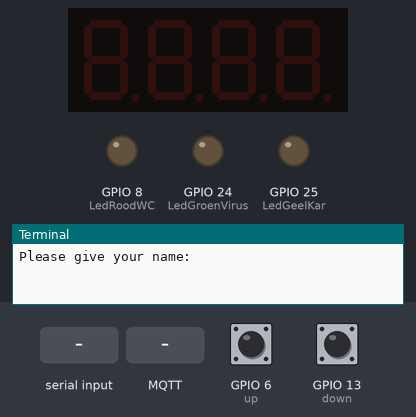
Bench run of a program on a simulated Raspberry Pi (BCM pin numbers). Shown: 4-digit seven-segment display, output pins drawn as LEDs (lit = HIGH), the last lines printed to the terminal. Inputs (shaded band) come from the test bench; at power-on: GPIO 6 (up) LOW, GPIO 13 (down) LOW. No MQTT or app messages arrive unless stated; the segment pins are drawn as the display they are named for; pins used as bus, display or sensor lines are not drawn. At 4.9 s the program stops and its outputs stay as they are.

Above: at 1.2 s.
1.3 s: "empty" typed at the terminal, then Enter
2.8 s: MQTT message "1" arrives on the first subscribed topic
At 4.6 s:
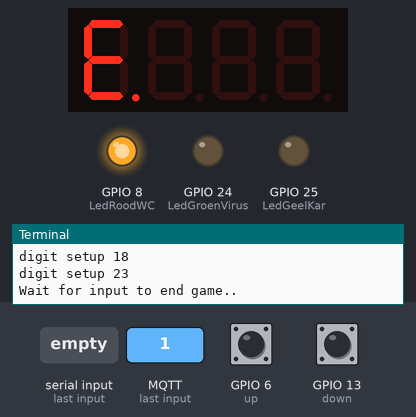
4.9 s: "1" typed at the terminal, then Enter
At 5.3 s:
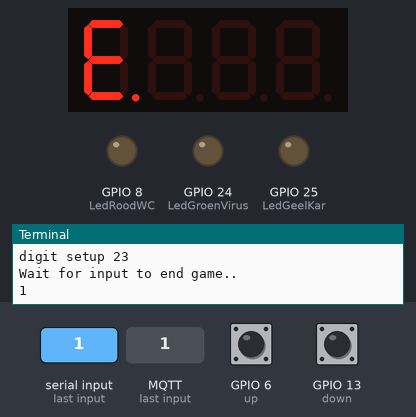
Timing chart, 0 to 6.4 s (numbered marks = the images above; inputs shaded):
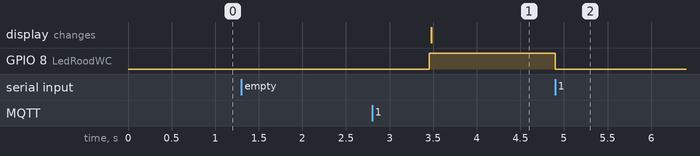

The program:

Hardware.py
```python
#!/usr/bin/python3
import RPi.GPIO as GPIO
import paho.mqtt.client as mqtt
import time

#Give a name, this is your client-name
clientName = input("Please give your name: \n")
clientName = clientName.replace(" ","")
print("Welcome, "+clientName+", enjoy the game.")

#Initialize pins
up=6
down=13
LedRoodWC=8
LedGeelKar=25
LedGroenVirus=24
clientID = ""
GPIO.setmode(GPIO.BCM)
segments =  (17,27,22,9,11,0,5,10)
digits = (14,15,18,23)
VAR = "empty"

def on_publish(client, userdata, mid):
    #print("mid: "+str(mid))
    pass

def on_subscribe(client, userdata, mid, granted_qos):
    print("Subscribed: "+str(mid)+" "+str(granted_qos))

def on_message(client, userdata, msg):
    global VAR
    print(str(msg.payload))
    VAR = str(msg.payload)

client = mqtt.Client()
client.on_subscribe = on_subscribe
client.on_message = on_message
client.on_publish = on_publish
client.connect("ldlcreations.ddns.net", 1883, 60)

subscriptionName = "rpiproject/"+str(clientName)
#subscribe on own topic
client.subscribe(subscriptionName)
client.loop_start()

while VAR == "empty":
    #Every second you dont get a message from gamecontroller, you publish your name again to request an ID
    client.publish("rpiproject/initialize", clientName, qos=0)
    print("Waiting for id ...")
    time.sleep(1)


#clientID equals the payload of the message received
clientID = VAR.strip("b'").replace(" ","")
print("Your ID is: "+clientID)

#Define isr for publishing "up" or "down"
def publishUp(channel):
    client.publish("rpiproject/up",str(clientID), qos=0)
    print("Up")

def publishDown(channel):
    client.publish("rpiproject/down",str(clientID), qos=0)
    print("Down")

#Setup pins
for segment in segments:
    GPIO.setup(segment, GPIO.OUT)
    GPIO.output(segment, 0)
    print("segment setup "+ str(segment))

for digit in digits:
    GPIO.setup(digit, GPIO.OUT)
    GPIO.output(digit, 1)
    print("digit setup "+ str(digit))

num = {' ':(0,0,0,0,0,0,0),
    '0':(1,1,1,1,1,1,0),
    '1':(0,1,1,0,0,0,0),
    '2':(1,1,0,1,1,0,1),
    '3':(1,1,1,1,0,0,1),
    '4':(0,1,1,0,0,1,1),
    '5':(1,0,1,1,0,1,1),
    '6':(1,0,1,1,1,1,1),
    '7':(1,1,1,0,0,0,0),
    '8':(1,1,1,1,1,1,1),
    '9':(1,1,1,1,0,1,1)}

GPIO.setup(up, GPIO.IN, pull_up_down=GPIO.PUD_DOWN)
GPIO.setup(down, GPIO.IN, pull_up_down=GPIO.PUD_DOWN)

GPIO.setup(LedRoodWC, GPIO.OUT)
GPIO.setup(LedGeelKar, GPIO.OUT)
GPIO.setup(LedGroenVirus, GPIO.OUT)
GPIO.output(LedGeelKar,False)
GPIO.output(LedGroenVirus,False)
GPIO.output(LedRoodWC,False)

GPIO.add_event_detect( up, GPIO.RISING, callback=publishUp, bouncetime=30 )
GPIO.add_event_detect( down, GPIO.RISING, callback=publishDown, bouncetime=30 )

#Based on reveiced clientID, the correct led will light up
if clientID == "1" or clientID =="2":
    GPIO.output(LedRoodWC, True)
elif clientID == "3":
    GPIO.output(LedGeelKar, True)
elif clientID == "4":
    GPIO.output(LedGroenVirus, True)

#Show the clientID on the 7 segment display
for loop in range(0,7):
    GPIO.output(segments[loop], num[clientID][loop])
GPIO.output(digits[0], False)


input("Wait for input to end game..")

GPIO.cleanup()
client.disconnect()

    
```

Measured:
- after the input at 2.8 s, GPIO 8 (LedRoodWC): LOW → HIGH after 0.66 s; the display: changes after 0.68 s (image 1)
- after the input at 4.9 s, GPIO 8 (LedRoodWC): HIGH → LOW at once
